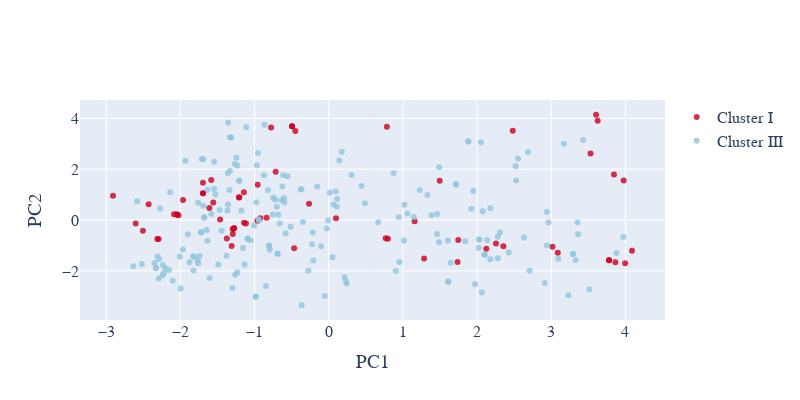

Here is the notebook cell this chart was saved with:
### Code cell
#External set PCA
ext_df = pd.read_csv('..\..\data\score_based_alldata_binary.csv')
ext_df.fillna(-99999)
receptors = ext_df.Receptor
hits_actual = ext_df.Hits
score_types = ext_df['Score Type']
subsets = ext_df.subset
match_features = ext_df.match_features
init_ext_df = ext_df
    
#check if a 'quality' column exists. one will not exist if classifying data with unknown enrichments.
if 'quality' not in ext_df:
    ext_df = ext_df[['s_score','Hits', 'max_feat', 'avg_feat', 'max_centr', 'min_centr', 'avg_centr', 'features', 'all_same', 'hyd_prop', 'don_prop', 'catdon_prop', 'hydaro_prop', 'aniacc_prop']]
    x = ext_df
else:
    ext_df = ext_df[['s_score','Hits', 'max_feat', 'avg_feat', 'max_centr', 'min_centr', 'avg_centr', 'features', 'all_same', 'hyd_prop', 'don_prop', 'catdon_prop', 'hydaro_prop', 'aniacc_prop', 'quality']]   
    x = ext_df.drop('quality', axis=1)
    y = ext_df.quality
    
predictors = list(ext_df.columns)
predictors = predictors[:-1]
print('Predictors:', predictors,'\n')
    
if 'quality' in init_ext_df:
    print("score based Q ph4s:", y.sum(),'\n')
    
#cluster training data
clustering = KMeans(n_clusters=4, random_state=rng)
clustering.fit(x_train)
# apply the labels to the training set
train_labels = clustering.labels_
X_train_clstrs = x_train.copy()
X_train_clstrs['clusters'] = train_labels
    
# predict labels on the external set
ext_labels = clustering.predict(x)
X_clstrs = x.copy()
X_clstrs['clusters'] = ext_labels

print(X_clstrs['clusters'].unique())

X_scaled = scale_features_single(X_clstrs)
ext_clusters = X_scaled.copy()

plotX2 = ext_clusters
print(plotX2['clusters'].unique())
clusters = plotX2['clusters']

#PCA with two principal components
pca_2d = PCA(n_components=2)

#This DataFrame contains the two principal components that will be used
#for the 2-D visualization mentioned above
PCs_2d = pd.DataFrame(pca_2d.fit_transform(plotX2.drop(['clusters'], axis=1)))

#"PC1_2d" means: 'The first principal component of the components created for 2-D visualization, by PCA.'
#And "PC2_2d" means: 'The second principal component of the components created for 2-D visualization, by PCA.'
PCs_2d.columns = ["PC1_2d", "PC2_2d"]
PCs_2d.set_index(plotX2.index, inplace = True)
#PCs_2d.to_csv('PCs_2d.csv')

plotX2['clusters'] = clusters
plotX2['PC1_2d'] = PCs_2d['PC1_2d']
plotX2['PC2_2d'] = PCs_2d['PC2_2d']

#plotX.to_csv('plotX.csv')
uniq_clusters = plotX2['clusters'].unique()
uniqs = uniq_clusters.tolist()
uniqs.sort()

print(uniqs)

cluster0 = plotX2[plotX2['clusters'] == uniqs[0]]
#trace1 is for 'Cluster 0'
trace1 = go.Scatter(
                    x = cluster0["PC1_2d"],
                    y = cluster0["PC2_2d"],
                    mode = "markers",
                    name = "Cluster I",
                    marker = dict(color = 'rgba(202,0,32,0.8)'),
                    text = None)
    
cluster2 = plotX2[plotX2['clusters'] == uniqs[1]]
#trace3 is for 'Cluster 2'
trace3 = go.Scatter(
                    x = cluster2["PC1_2d"],
                    y = cluster2["PC2_2d"],
                    mode = "markers",
                    name = "Cluster III",
                    marker = dict(color = 'rgba(146,197,222, 0.8)'),
                    text = None)


data = [trace1, trace3]

#title = "Visualizing Clusters in Two Dimensions Using PCA"

layout = dict(xaxis= dict(title= 'PC1',ticklen= 5,zeroline= False),
              yaxis= dict(title= 'PC2',ticklen= 5,zeroline= False),
              font_family="Arial",
              font = dict(size=16),
              width = 800,
              height = 400
             )

fig = dict(data = data, layout = layout)

iplot(fig)

### Figure 1 — Plotly figure (JSON) as saved in the notebook; plotly's stock layout.template omitted (floating-point values rounded to 4 significant figures; data arrays with more than 128 entries replaced by an {"elided": "..."} marker saying what was removed)
{"data": [{"marker": {"color": "rgba(202,0,32,0.8)"}, "mode": "markers", "name": "Cluster I", "type": "scatter", "x": [2.255, -2.504, -1.275, 1.496, -0.4937, 3.625, 3.995, -2.601, 0.7685, -1.143, -2.025, -2.084, 1.286, 3.017, 2.125, -1.463, -0.957, 2.48, -1.695, 3.864, -2.293, 0.7992, -2.907, -1.207, -1.694, -2.047, -0.2649, 3.779, -1.555, -1.275, 1.746, 0.7845, 0.09816, -0.4934, 1.158, -2.309, -1.963, -2.427, -1.207, -1.694, -1.583, -2.047, -0.7148, 3.975, 1.737, 2.354, -1.373, -0.776, -0.4499, 3.604, -0.9605, 3.779, -1.115, -1.294, 4.088, -0.4656, -1.608, 3.088, -1.292, -1.308, -0.9219, -1.141, -0.8365, 3.845, 3.53], "y": [-0.9179, -0.4251, -0.3212, 1.549, 3.693, 3.903, -1.696, -0.1399, -0.7154, 1.096, 0.1917, 0.2283, -1.514, -1.049, -1.131, 0.02296, 1.391, 3.519, 1.47, -1.659, -0.7485, -0.7319, 0.956, 0.8937, 1.052, 0.2193, 0.6409, -1.58, 0.6915, -0.3212, -0.7798, 3.667, 0.06834, 3.693, -0.05082, -0.7447, 0.7926, 0.6182, 0.8899, 1.052, 1.58, 0.2193, 1.898, 1.559, -1.645, -1.033, -0.7268, 3.644, 3.505, 4.143, -0.02322, -1.58, -0.1347, -0.3511, -1.204, -1.104, 0.4772, -1.284, -0.5444, -1.018, 0.07601, -0.101, 0.0952, 1.796, 2.621]}, {"marker": {"color": "rgba(146,197,222, 0.8)"}, "mode": "markers", "name": "Cluster III", "type": "scatter", "x": {"elided": "195 float values"}, "y": {"elided": "195 float values"}}], "layout": {"font": {"family": "Arial", "size": 16}, "height": 400, "width": 800, "xaxis": {"ticklen": 5, "title": {"text": "PC1"}, "zeroline": false}, "yaxis": {"ticklen": 5, "title": {"text": "PC2"}, "zeroline": false}}}
